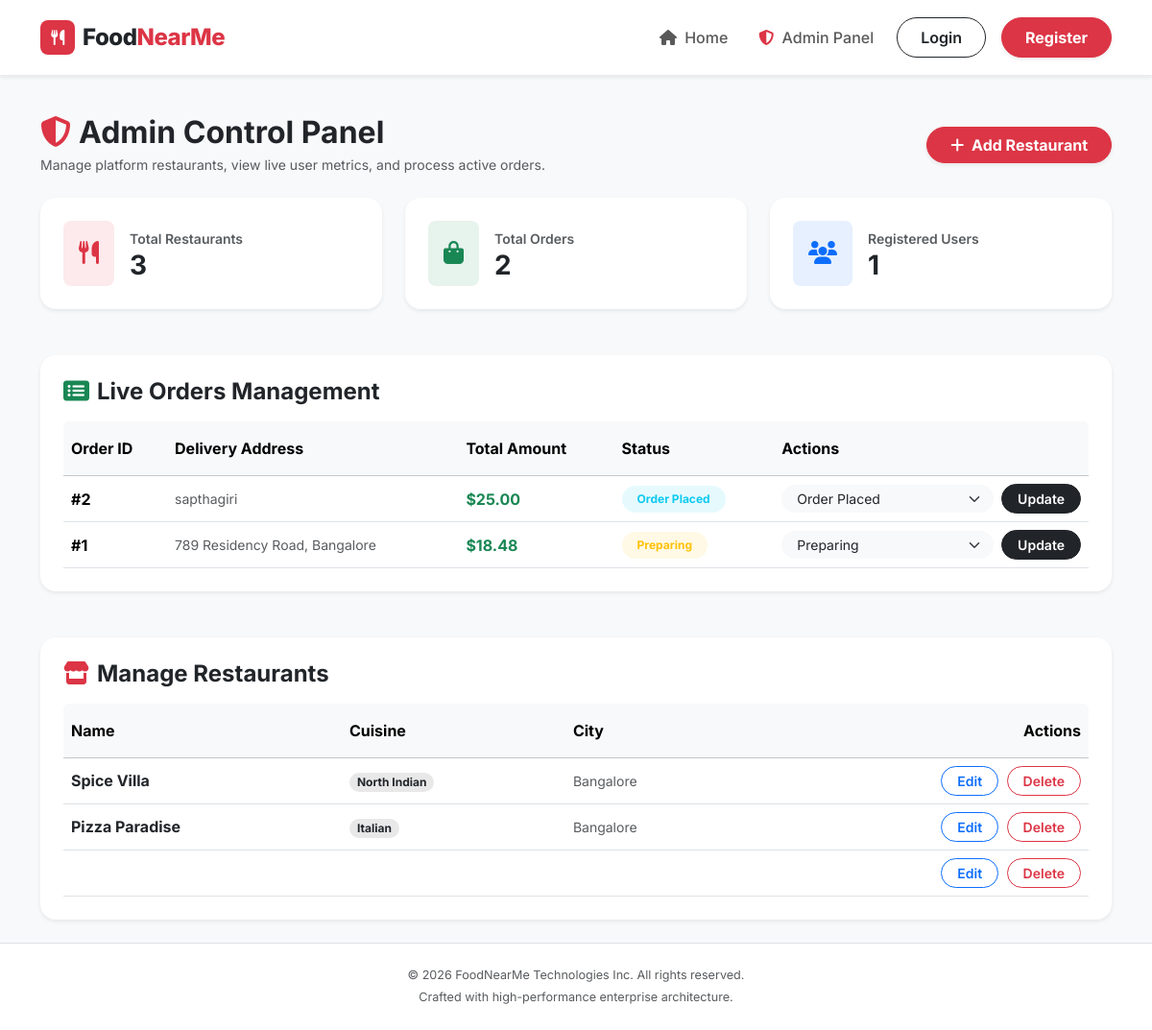
The page /admin on the database its author committed.
### app.py (models this page shows)
class Order(db.Model):
    id = db.Column(db.Integer, primary_key=True)
    restaurant_id = db.Column(db.Integer, db.ForeignKey('restaurant.id'), nullable=False)
    user_id = db.Column(db.Integer, db.ForeignKey('user.id'), nullable=True)
    delivery_address = db.Column(db.String(300), nullable=False)
    total_amount = db.Column(db.Float, nullable=False)
    status = db.Column(db.String(50), default='Order Placed', nullable=False)
    created_at = db.Column(db.DateTime, default=datetime.utcnow)
    items = db.relationship('OrderItem', backref='order', lazy=True, cascade="all, delete-orphan")

class Restaurant(db.Model):
    id = db.Column(db.Integer, primary_key=True)
    name = db.Column(db.String(100), nullable=False)
    cuisine = db.Column(db.String(50), nullable=False)
    address = db.Column(db.String(200), nullable=False)
    city = db.Column(db.String(100), nullable=False)
    description = db.Column(db.Text, nullable=True)
    image_url = db.Column(db.String(300), nullable=True)
    latitude = db.Column(db.Float, nullable=True)
    longitude = db.Column(db.Float, nullable=True)
    menus = db.relationship('MenuItem', backref='restaurant', lazy=True, cascade="all, delete-orphan")
    reviews = db.relationship('Review', backref='restaurant', lazy=True, cascade="all, delete-orphan")
    orders = db.relationship('Order', backref='restaurant', lazy=True, cascade="all, delete-orphan")

### app.py (the view)
@app.route('/admin')
def admin():
    restaurants = Restaurant.query.all()
    orders = Order.query.order_by(Order.created_at.desc()).all()
    users_count = User.query.count()
    return render_template('admin.html', restaurants=restaurants, orders=orders, users_count=users_count)

### templates/admin.html (shortened to what this page needs)
{% extends "base.html" %}
{% block content %}
<div class="container py-4">
    <div class="d-flex justify-content-between align-items-center mb-4">
        <div>
            <h2 class="fw-bold text-dark mb-1"><i class="fas fa-shield-alt text-danger me-2"></i>Admin Control Panel</h2>
            <p class="text-muted small mb-0">Manage platform restaurants, view live user metrics, and process active orders.</p>
        </div>
        <a href="{{ url_for('add_restaurant') }}" class="btn btn-danger rounded-pill px-4 fw-bold shadow-sm">
            <i class="fas fa-plus me-1"></i> Add Restaurant
        </a>
    </div>
    <div class="row g-4 mb-5">
        <div class="col-md-4">
            <div class="card border-0 shadow-sm rounded-4 p-4 bg-white">
                <div class="d-flex align-items-center">
                    <div class="bg-danger bg-opacity-10 text-danger rounded-3 p-3 me-3 fs-4">
                        <i class="fas fa-utensils"></i>
                    </div>
                    <div>
                        <span class="text-muted small fw-semibold">Total Restaurants</span>
                        <h3 class="fw-bold text-dark mb-0">{{ restaurants|length }}</h3>
                    </div>
                </div>
            </div>
        </div>
        <div class="col-md-4">
            <div class="card border-0 shadow-sm rounded-4 p-4 bg-white">
                <div class="d-flex align-items-center">
                    <div class="bg-success bg-opacity-10 text-success rounded-3 p-3 me-3 fs-4">
                        <i class="fas fa-shopping-bag"></i>
                    </div>
                    <div>
                        <span class="text-muted small fw-semibold">Total Orders</span>
                        <h3 class="fw-bold text-dark mb-0">{{ orders|length }}</h3>
                    </div>
                </div>
            </div>
        </div>
        <div class="col-md-4">
            <div class="card border-0 shadow-sm rounded-4 p-4 bg-white">
                <div class="d-flex align-items-center">
                    <div class="bg-primary bg-opacity-10 text-primary rounded-3 p-3 me-3 fs-4">
                        <i class="fas fa-users"></i>
                    </div>
                    <div>
                        <span class="text-muted small fw-semibold">Registered Users</span>
                        <h3 class="fw-bold text-dark mb-0">{{ users_count }}</h3>
                    </div>
                </div>
            </div>
        </div>
    </div>
    <div class="card border-0 shadow-sm rounded-4 p-4 mb-5 bg-white">
        <h4 class="fw-bold text-dark mb-3"><i class="fas fa-list-alt text-success me-2"></i>Live Orders Management</h4>
        <div class="table-responsive">
            <table class="table align-middle mb-0">
                <thead class="table-light">
                    <tr>
                        <th class="py-3 rounded-start">Order ID</th>
                        <th class="py-3">Delivery Address</th>
                        <th class="py-3">Total Amount</th>
                        <th class="py-3">Status</th>
                        <th class="py-3 rounded-end">Actions</th>
                    </tr>
                </thead>
                <tbody>
                    {% for order in orders %}
                    <tr>
                        <td class="fw-bold">#{{ order.id }}</td>
                        <td class="text-muted small">{{ order.delivery_address }}</td>
                        <td class="fw-bold text-success">${{ "%.2f"|format(order.total_amount) }}</td>
                        <td>
                            {% set status_color = 'success' if order.status == 'Delivered' else ('warning' if order.status == 'Preparing' else 'info') %}
                            <span class="badge bg-{{ status_color }} bg-opacity-10 text-{{ status_color }} px-3 py-2 rounded-pill fw-bold">
                                {{ order.status }}
                            </span>
                        </td>
                        <td>
                            <form action="{{ url_for('update_order_status', order_id=order.id) }}" method="POST" class="d-flex align-items-center gap-2">
                                <select name="status" class="form-select form-select-sm rounded-pill border-0 bg-light px-3 shadow-none">
                                    <option value="Order Placed" {% if order.status == 'Order Placed' %}selected{% endif %}>Order Placed</option>
                                    <option value="Preparing" {% if order.status == 'Preparing' %}selected{% endif %}>Preparing</option>
                                </select>
                                <button type="submit" class="btn btn-sm btn-dark rounded-pill px-3 fw-semibold">Update</button>
                            </form>
                        </td>
                    </tr>
                    {% else %}
                    <tr>
                        <td colspan="5" class="text-center py-4 text-muted">No orders placed yet.</td>
                    </tr>
                    {% endfor %}
                </tbody>
            </table>
        </div>
    </div>
    <div class="card border-0 shadow-sm rounded-4 p-4 bg-white">
        <h4 class="fw-bold text-dark mb-3"><i class="fas fa-store text-danger me-2"></i>Manage Restaurants</h4>
        <div class="table-responsive">
            <table class="table align-middle mb-0">
                <thead class="table-light">
                    <tr>
                        <th class="py-3 rounded-start">Name</th>
                        <th class="py-3">Cuisine</th>
                        <th class="py-3">City</th>
                        <th class="py-3 rounded-end text-end">Actions</th>
                    </tr>
                </thead>
                <tbody>
                    {% for restaurant in restaurants %}
                    <tr>
                        <td class="fw-bold text-dark">{{ restaurant.name }}</td>
                        <td><span class="badge bg-dark bg-opacity-10 text-dark px-2 py-1 rounded-pill">{{ restaurant.cuisine }}</span></td>
                        <td class="text-muted small">{{ restaurant.city }}</td>
                        <td class="text-end">
                            <a href="{{ url_for('edit_restaurant', id=restaurant.id) }}" class="btn btn-sm btn-outline-primary rounded-pill px-3 me-1 fw-semibold">Edit</a>
                            <form action="{{ url_for('delete_restaurant', id=restaurant.id) }}" method="POST" class="d-inline">
                                <button type="submit" class="btn btn-sm btn-outline-danger rounded-pill px-3 fw-semibold" onclick="return confirm('Are you sure you want to delete this restaurant?');">Delete</button>
                            </form>
                        </td>
                    </tr>
                    {% else %}
                    <tr>
                        <td colspan="4" class="text-center py-4 text-muted">No restaurants available.</td>
                    </tr>
                    {% endfor %}
                </tbody>
            </table>
        </div>
    </div>
</div>
{% endblock %}

### templates/base.html (shortened to what this page needs)
<!DOCTYPE html>
<html lang="en">
<head>
    <link href="https://cdn.jsdelivr.net/npm/bootstrap@5.3.2/dist/css/bootstrap.min.css" rel="stylesheet">
    <link rel="stylesheet" href="https://cdnjs.cloudflare.com/ajax/libs/font-awesome/6.4.2/css/all.min.css">
    <link rel="stylesheet" href="{{ url_for('static', filename='style.css') }}">
</head>
<body class="d-flex flex-column min-vh-100">
    <nav class="navbar navbar-expand-lg sticky-top py-3 bg-white shadow-sm">
        <div class="container">
            <a class="navbar-brand d-flex align-items-center gap-2" href="{{ url_for('index') }}">
                <div class="bg-danger text-white rounded-3 d-flex align-items-center justify-content-center" style="width: 36px; height: 36px;">
                    <i class="fas fa-utensils fs-6"></i>
                </div>
                <span class="fs-4 fw-extrabold text-dark">Food<span class="text-danger">NearMe</span></span>
            </a>
            <div class="collapse navbar-collapse" id="navbarNav">
                <ul class="navbar-nav ms-auto align-items-center gap-3">
                    <li class="nav-item">
                        <a class="nav-link" href="{{ url_for('index') }}"><i class="fas fa-home me-1"></i> Home</a>
                    </li>
                    <li class="nav-item">
                        <a class="nav-link" href="{{ url_for('admin') }}"><i class="fas fa-shield-alt me-1 text-danger"></i> Admin Panel</a>
                    </li>
                    {% if session.get('user_id') %}
                    <li class="nav-item dropdown">
                        <a class="nav-link dropdown-toggle fw-semibold text-dark bg-light px-3 py-2 rounded-pill" href="#" role="button" data-bs-toggle="dropdown">
                            <i class="fas fa-user-circle text-danger me-1"></i> {{ session.get('username') }}
                        </a>
                        <ul class="dropdown-menu dropdown-menu-end border-0 shadow-lg rounded-4 p-2 mt-2">
                            <li><a class="dropdown-item rounded-3 py-2 text-danger fw-semibold" href="{{ url_for('logout') }}"><i class="fas fa-sign-out-alt me-2"></i> Logout</a></li>
                        </ul>
                    </li>
                    {% else %}
                    <li class="nav-item">
                        <a href="{{ url_for('login') }}" class="btn btn-outline-dark rounded-pill px-4 py-2 fw-semibold">Login</a>
                    </li>
                    <li class="nav-item">
                        <a href="{{ url_for('register') }}" class="btn btn-danger rounded-pill px-4 py-2 fw-bold shadow-sm">Register</a>
                    </li>
                    {% endif %}
                </ul>
            </div>
        </div>
    </nav>
    <main class="flex-grow-1">
        {% block content %}{% endblock %}
    </main>
    <footer class="bg-white border-top py-4 mt-auto">
        <div class="container text-center">
            <p class="text-muted small mb-1">&copy; 2026 FoodNearMe Technologies Inc. All rights reserved.</p>
            <p class="text-muted small mb-0">Crafted with high-performance enterprise architecture.</p>
        </div>
    </footer>
</body>
</html>

### static/css/style.css (style rules this page uses)
:root { --brand-primary: #E23744; --brand-hover: #C71F2C; --brand-secondary: #198754; --text-main: #1C1C1C; --text-muted: #6C757D; --bg-main: #F8F9FA; --card-bg: #FFFFFF; --border-color: #E9ECEF; --shadow-sm: 0 2px 4px rgba(0, 0, 0, 0.02); --shadow-md: 0 8px 24px rgba(0, 0, 0, 0.06); --shadow-lg: 0 1rem 2rem rgba(0, 0, 0, 0.08); --transition-base: all 0.25s cubic-bezier(0.16, 1, 0.3, 1); }
body { background-color: var(--bg-main); font-family: 'Inter', sans-serif; color: var(--text-main); -webkit-font-smoothing: antialiased; text-rendering: optimizeLegibility; }
.navbar { background-color: rgba(255, 255, 255, 0.95) !important; backdrop-filter: blur(10px); -webkit-backdrop-filter: blur(10px); border-bottom: 1px solid var(--border-color); box-shadow: var(--shadow-sm); transition: var(--transition-base); }
.navbar-brand { font-weight: 800; letter-spacing: -0.5px; color: var(--text-main) !important; }
.nav-link { font-weight: 500; transition: color 0.2s ease; }
.card { border: 1px solid var(--border-color); border-radius: 16px; background: var(--card-bg); overflow: hidden; transition: var(--transition-base); }
.btn { border-radius: 10px; font-weight: 600; transition: var(--transition-base); }
.fw-extrabold { font-weight: 800; }
footer { background-color: #FFFFFF; border-top: 1px solid var(--border-color); color: var(--text-muted); font-size: 0.9rem; padding: 40px 0; margin-top: 80px; }

### rows shown on the page
Order: id "2", delivery_address "sapthagiri", total_amount "25.00", status "Order Placed"
Order: id "1", delivery_address "789 Residency Road, Bangalore", total_amount "18.48", status "Preparing"
Restaurant: name "Spice Villa", cuisine "North Indian", city "Bangalore"
Restaurant: name "Pizza Paradise", cuisine "Italian", city "Bangalore"

### other values the page prints
{{ restaurants|length }} "3"
{{ orders|length }} "2"
{{ users_count }} "1"
